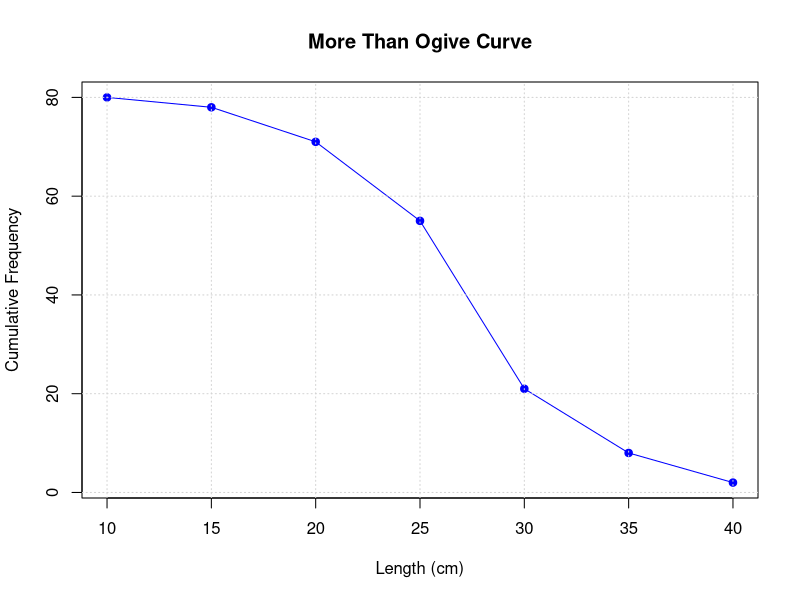

This figure's R source:
##SLIP - 13
##Q.1 
# Input decimal number 
num <- 25 

# Convert to binary 
binary <- intToBits(num)  

# Extract first 8 bits and reverse 
binary_val <- rev(as.integer(binary[1:8])) 

# Display 
cat("Binary value of", num, "is:\n") 
print(binary_val) 

##Q.2 
# Class intervals 
classes <- c(5,10,15,20,25,30,35,40) 

# Frequencies 
freq <- c(2,7,16,34,13,6,2) 

# More than cumulative frequency 
more_than_cf <- rev(cumsum(rev(freq))) 

# Plot Ogive 
plot(classes[-1], more_than_cf, 
type = "o", 
main = "More Than Ogive Curve", 
xlab = "Length (cm)", 
ylab = "Cumulative Frequency", 
col = "blue", 
pch = 19)  
grid()
